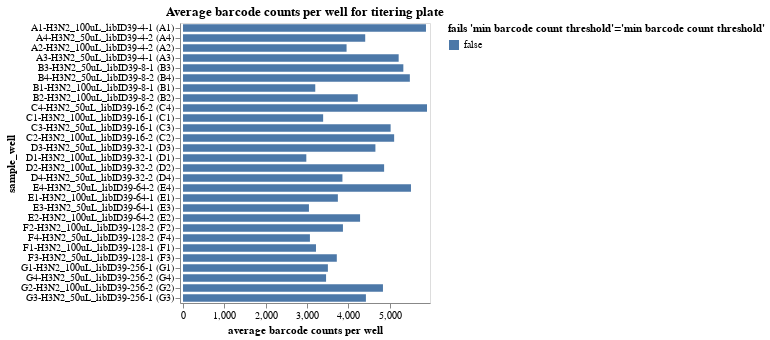

The notebook cell this image was saved under:
### Markdown cell above
Plot average counts per barcode.
If a sample has inadequate barcode counts, it may not have good enough statistics for accurate analysis, and a QC-threshold is applied:

### Code cell
avg_barcode_counts = (
    counts.groupby(
        ["well", "sample_well"],
        dropna=False,
        as_index=False,
    )
    .aggregate(avg_count=pd.NamedAgg("count", "mean"))
    .assign(
        fails_qc=lambda x: (
            x["avg_count"] < 500
        ),
    )
)

avg_barcode_counts_chart = (
    alt.Chart(avg_barcode_counts)
    .encode(
        alt.X(
            "avg_count",
            title="average barcode counts per well",
            scale=alt.Scale(nice=False, padding=3),
        ),
        alt.Y("sample_well", sort=sample_wells),
        alt.Color(
            "fails_qc",
            title=f"fails {'min barcode count threshold'=}",
            legend=alt.Legend(titleLimit=500),
        ),
        tooltip=[
            alt.Tooltip(c, format=".3g") if avg_barcode_counts[c].dtype == float else c
            for c in avg_barcode_counts.columns
        ],
    )
    .mark_bar(height={"band": 0.85})
    .properties(
        height=alt.Step(10),
        width=250,
        title=f"Average barcode counts per well for titering plate",
    )
    .configure_axis(grid=False)
)

display(avg_barcode_counts_chart)

# drop wells failing QC
avg_barcode_counts_per_well_drops = list(avg_barcode_counts.query("fails_qc")["well"])

### Figure 1 — Vega-Lite specification as saved in the notebook (floating-point values rounded to 4 significant figures; data arrays with more than 128 entries replaced by an {"elided": "..."} marker saying what was removed)
{"config": {"view": {"continuousWidth": 300, "continuousHeight": 300}, "axis": {"grid": false}}, "data": {"name": "data-894ada9c28ecb33b22e235b4aebb631c"}, "mark": {"type": "bar", "height": {"band": 0.85}}, "encoding": {"color": {"field": "fails_qc", "legend": {"titleLimit": 500}, "title": "fails 'min barcode count threshold'='min barcode count threshold'", "type": "nominal"}, "tooltip": [{"field": "well", "type": "nominal"}, {"field": "sample_well", "type": "nominal"}, {"field": "avg_count", "format": ".3g", "type": "quantitative"}, {"field": "fails_qc", "type": "nominal"}], "x": {"field": "avg_count", "scale": {"nice": false, "padding": 3}, "title": "average barcode counts per well", "type": "quantitative"}, "y": {"field": "sample_well", "sort": {"elided": "140 str values"}, "type": "nominal"}}, "height": {"step": 10}, "title": "Average barcode counts per well for titering plate", "width": 250, "$schema": "https://vega.github.io/schema/vega-lite/v5.16.3.json", "datasets": {"data-894ada9c28ecb33b22e235b4aebb631c": [{"well": "A1", "sample_well": "A1-H3N2_100uL_libID39-4-1 (A1)", "avg_count": 5877.0, "fails_qc": false}, {"well": "A2", "sample_well": "A2-H3N2_100uL_libID39-4-2 (A2)", "avg_count": 3956.0, "fails_qc": false}, {"well": "A3", "sample_well": "A3-H3N2_50uL_libID39-4-1 (A3)", "avg_count": 5216.0, "fails_qc": false}, {"well": "A4", "sample_well": "A4-H3N2_50uL_libID39-4-2 (A4)", "avg_count": 4407.0, "fails_qc": false}, {"well": "B1", "sample_well": "B1-H3N2_100uL_libID39-8-1 (B1)", "avg_count": 3199.0, "fails_qc": false}, {"well": "B2", "sample_well": "B2-H3N2_100uL_libID39-8-2 (B2)", "avg_count": 4227.0, "fails_qc": false}, {"well": "B3", "sample_well": "B3-H3N2_50uL_libID39-8-1 (B3)", "avg_count": 5329.0, "fails_qc": false}, {"well": "B4", "sample_well": "B4-H3N2_50uL_libID39-8-2 (B4)", "avg_count": 5487.0, "fails_qc": false}, {"well": "C1", "sample_well": "C1-H3N2_100uL_libID39-16-1 (C1)", "avg_count": 3390.0, "fails_qc": false}, {"well": "C2", "sample_well": "C2-H3N2_100uL_libID39-16-2 (C2)", "avg_count": 5107.0, "fails_qc": false}, {"well": "C3", "sample_well": "C3-H3N2_50uL_libID39-16-1 (C3)", "avg_count": 5022.0, "fails_qc": false}, {"well": "C4", "sample_well": "C4-H3N2_50uL_libID39-16-2 (C4)", "avg_count": 5902.0, "fails_qc": false}, {"well": "D1", "sample_well": "D1-H3N2_100uL_libID39-32-1 (D1)", "avg_count": 2983.0, "fails_qc": false}, {"well": "D2", "sample_well": "D2-H3N2_100uL_libID39-32-2 (D2)", "avg_count": 4864.0, "fails_qc": false}, {"well": "D3", "sample_well": "D3-H3N2_50uL_libID39-32-1 (D3)", "avg_count": 4654.0, "fails_qc": false}, {"well": "D4", "sample_well": "D4-H3N2_50uL_libID39-32-2 (D4)", "avg_count": 3856.0, "fails_qc": false}, {"well": "E1", "sample_well": "E1-H3N2_100uL_libID39-64-1 (E1)", "avg_count": 3746.0, "fails_qc": false}, {"well": "E2", "sample_well": "E2-H3N2_100uL_libID39-64-2 (E2)", "avg_count": 4283.0, "fails_qc": false}, {"well": "E3", "sample_well": "E3-H3N2_50uL_libID39-64-1 (E3)", "avg_count": 3046.0, "fails_qc": false}, {"well": "E4", "sample_well": "E4-H3N2_50uL_libID39-64-2 (E4)", "avg_count": 5514.0, "fails_qc": false}, {"well": "F1", "sample_well": "F1-H3N2_100uL_libID39-128-1 (F1)", "avg_count": 3216.0, "fails_qc": false}, {"well": "F2", "sample_well": "F2-H3N2_100uL_libID39-128-2 (F2)", "avg_count": 3868.0, "fails_qc": false}, {"well": "F3", "sample_well": "F3-H3N2_50uL_libID39-128-1 (F3)", "avg_count": 3720.0, "fails_qc": false}, {"well": "F4", "sample_well": "F4-H3N2_50uL_libID39-128-2 (F4)", "avg_count": 3070.0, "fails_qc": false}, {"well": "G1", "sample_well": "G1-H3N2_100uL_libID39-256-1 (G1)", "avg_count": 3504.0, "fails_qc": false}, {"well": "G2", "sample_well": "G2-H3N2_100uL_libID39-256-2 (G2)", "avg_count": 4836.0, "fails_qc": false}, {"well": "G3", "sample_well": "G3-H3N2_50uL_libID39-256-1 (G3)", "avg_count": 4424.0, "fails_qc": false}, {"well": "G4", "sample_well": "G4-H3N2_50uL_libID39-256-2 (G4)", "avg_count": 3460.0, "fails_qc": false}]}}
